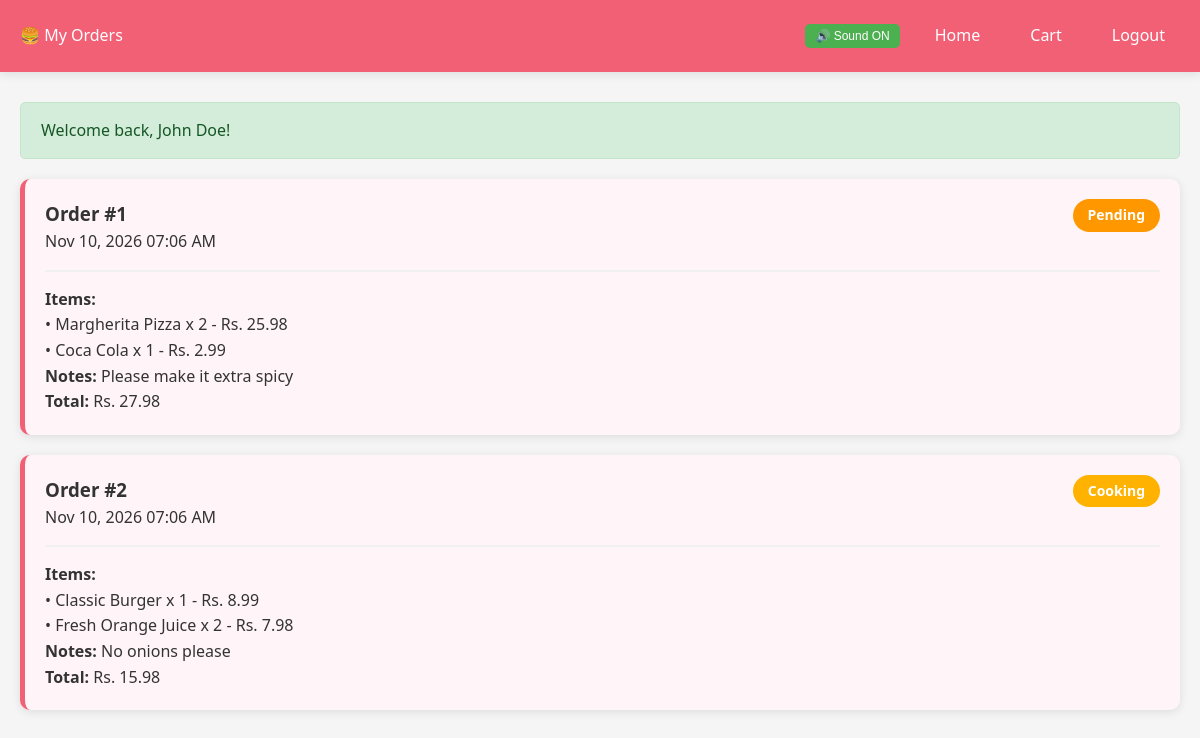
Screenshot of /customer/orders.php (signed in) with the database file from the repository.
### tables this page shows
CREATE TABLE orders (
    id INT AUTO_INCREMENT PRIMARY KEY,
    user_id INT NOT NULL,
    total_amount DECIMAL(10, 2) NOT NULL,
    status VARCHAR(50) DEFAULT 'Pending',
    notes TEXT,
    order_time TIMESTAMP DEFAULT CURRENT_TIMESTAMP,
    FOREIGN KEY (user_id) REFERENCES users(id) ON DELETE CASCADE
);

CREATE TABLE order_items (
    id INT AUTO_INCREMENT PRIMARY KEY,
    order_id INT NOT NULL,
    food_id INT NOT NULL,
    quantity INT NOT NULL,
    price DECIMAL(10, 2) NOT NULL,
    FOREIGN KEY (order_id) REFERENCES orders(id) ON DELETE CASCADE,
    FOREIGN KEY (food_id) REFERENCES foods(id) ON DELETE CASCADE
);

CREATE TABLE foods (
    id INT AUTO_INCREMENT PRIMARY KEY,
    category_id INT NOT NULL,
    name VARCHAR(100) NOT NULL,
    description TEXT,
    price DECIMAL(10, 2) NOT NULL,
    image VARCHAR(255),
    available TINYINT(1) DEFAULT 1,
    created_at TIMESTAMP DEFAULT CURRENT_TIMESTAMP,
    FOREIGN KEY (category_id) REFERENCES categories(id) ON DELETE CASCADE
);

### includes/functions.php (called while the page is built, shortened)
<?php
function get_user_id() {
    return $_SESSION['user_id'] ?? null;
}
function format_price($price) {
    return 'Rs. ' . number_format((float)$price, 2);
}
function format_date($datetime) {
    return date('M d, Y h:i A', strtotime($datetime));
}
function get_user_orders($user_id) {
    global $conn;
    $user_id = clean_input($user_id);
    $result = mysqli_query($conn, "SELECT * FROM orders WHERE user_id = '$user_id' ORDER BY order_time DESC");
    $orders = [];
    while ($row = mysqli_fetch_assoc($result)) $orders[] = $row;
    return $orders;
}
function get_order_items($order_id) {
    global $conn;
    $order_id = clean_input($order_id);
    $result = mysqli_query($conn, "SELECT oi.*, f.name as food_name FROM order_items oi LEFT JOIN foods f ON oi.food_id = f.id WHERE oi.order_id = '$order_id'");
    $items = [];
    while ($row = mysqli_fetch_assoc($result)) $items[] = $row;
    return $items;
}
function get_status_color($status) {
    $map = [
        'Pending' => '#ff9800',
        'Received' => '#03a9f4',
        'Preparing' => '#ffb300',
        'Cooking' => '#ffb300',
        'Ready' => '#4caf50',
        'Served' => '#2196f3',
        'Completed' => '#4caf50',
        'Cancelled' => '#f44336',
    ];
    return $map[$status] ?? '#888';
}

### customer/orders.php (the view, shortened to what this page needs)
<?php
require_once '../includes/config.php';
require_once '../includes/functions.php';
$orders = get_user_orders(get_user_id());
?>
<!DOCTYPE html>
<html lang="en">
<head>
    <link rel="stylesheet" href="../assets/css/style.css">
</head>
<body>
    <nav class="navbar">
        <div class="navbar-content">
            <div class="navbar-brand">🍔 My Orders</div>
            <div class="navbar-menu">
                <button id="soundToggle" onclick="toggleSound()" style="padding: 5px 10px; background: #ff5722; color: white; border: none; border-radius: 5px; cursor: pointer; font-size: 12px;">
                </button>
                <a href="dashboard.php">Home</a>
                <a href="cart.php">Cart</a>
                <a href="logout.php">Logout</a>
            </div>
        </div>
    </nav>
    <div class="orders-container">
        <?php if (empty($orders)): ?>
            <div class="card text-center">
                <h2>No orders yet</h2>
                <p>Start ordering some delicious food!</p>
                <a href="dashboard.php" class="btn btn-primary">Browse Menu</a>
            </div>
        <?php else: ?>
            <?php foreach ($orders as $order): ?>
                <div class="order-card">
                    <div class="order-header">
                        <div>
                            <h3>Order #<?php echo $order['id']; ?></h3>
                            <p><?php echo format_date($order['order_time']); ?></p>
                        </div>
                        <div>
                            <div class="order-status" style="background-color: <?php echo get_status_color($order['status']); ?>; color: white;">
                                <?php echo $order['status']; ?>
                            </div>
                        </div>
                    </div>
                    <div>
                        <h4>Items:</h4>
                        <?php
                        $items = get_order_items($order['id']);
                        foreach ($items as $item):
                        ?>
                            <p>• <?php echo htmlspecialchars($item['food_name']); ?> x <?php echo $item['quantity']; ?> - <?php echo format_price($item['price'] * $item['quantity']); ?></p>
                        <?php endforeach; ?>
                    </div>
                    <?php if (!empty($order['notes'])): ?>
                        <p><strong>Notes:</strong> <?php echo htmlspecialchars($order['notes']); ?></p>
                    <?php endif; ?>
                    <p><strong>Total:</strong> <?php echo format_price($order['total_amount']); ?></p>
                </div>
            <?php endforeach; ?>
        <?php endif; ?>
    </div>
</body>
</html>

### assets/css/style.css (style rules this page uses)
* { margin: 0; box-sizing: border-box; }
body { font-family: 'Segoe UI', Tahoma, Geneva, Verdana, sans-serif; line-height: 1.6; color: #333; background-color: #f5f5f5; }
.navbar { background: linear-gradient(135deg, #667eea 0%, #764ba2 100%); color: white; padding: 15px 0; box-shadow: 0 2px 10px rgba(0,0,0,0.1); position: sticky; top: 0; z-index: 1000; }

### customer/orders.php (style rules this page uses)
.navbar { background: #F26076; color: white; padding: 15px 0; }
.navbar-content { max-width: 1200px; margin: 0 auto; padding: 0 20px; display: flex; justify-content: space-between; align-items: center; }
.navbar-menu { display: flex; gap: 20px; align-items: center; }
.navbar-menu a { color: white; text-decoration: none; padding: 8px 15px; border-radius: 5px; }
.orders-container { max-width: 1200px; margin: 30px auto; padding: 0 20px; }
.order-card { background: #fff5f8; border-radius: 10px; padding: 20px; margin-bottom: 20px; box-shadow: 0 2px 10px rgba(0,0,0,0.1); border-left: 5px solid #F26076; }
.order-header { display: flex; justify-content: space-between; margin-bottom: 15px; padding-bottom: 15px; border-bottom: 2px solid #f0f0f0; }
.order-status { padding: 5px 15px; border-radius: 20px; font-size: 14px; font-weight: bold; }

### rows the page displays
orders: id "1", order_time "Nov 10, 2026 07:06 AM", status "Pending", notes "Please make it extra spicy", total_amount "Rs. 27.98"
order_items: food.name "Margherita Pizza", quantity "2", format_price($item['price'] * $item['quantity']) "Rs. 25.98"
order_items: food.name "Coca Cola", quantity "1", format_price($item['price'] * $item['quantity']) "Rs. 2.99"
orders: id "2", order_time "Nov 10, 2026 07:06 AM", status "Cooking", notes "No onions please", total_amount "Rs. 15.98"
order_items: food.name "Classic Burger", quantity "1", format_price($item['price'] * $item['quantity']) "Rs. 8.99"
order_items: food.name "Fresh Orange Juice", quantity "2", format_price($item['price'] * $item['quantity']) "Rs. 7.98"

### other values shown
$message "Welcome back, John Doe!"
